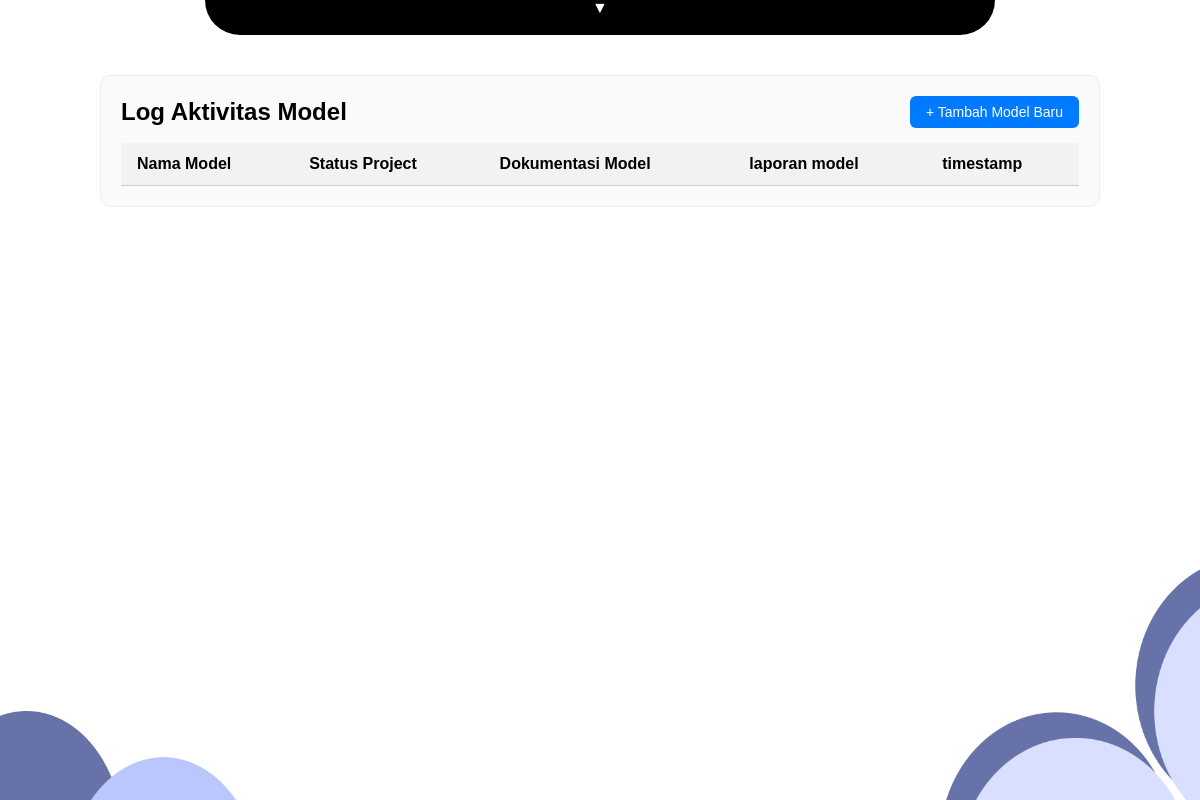
The page /logactivity/ on the database as committed earlier.
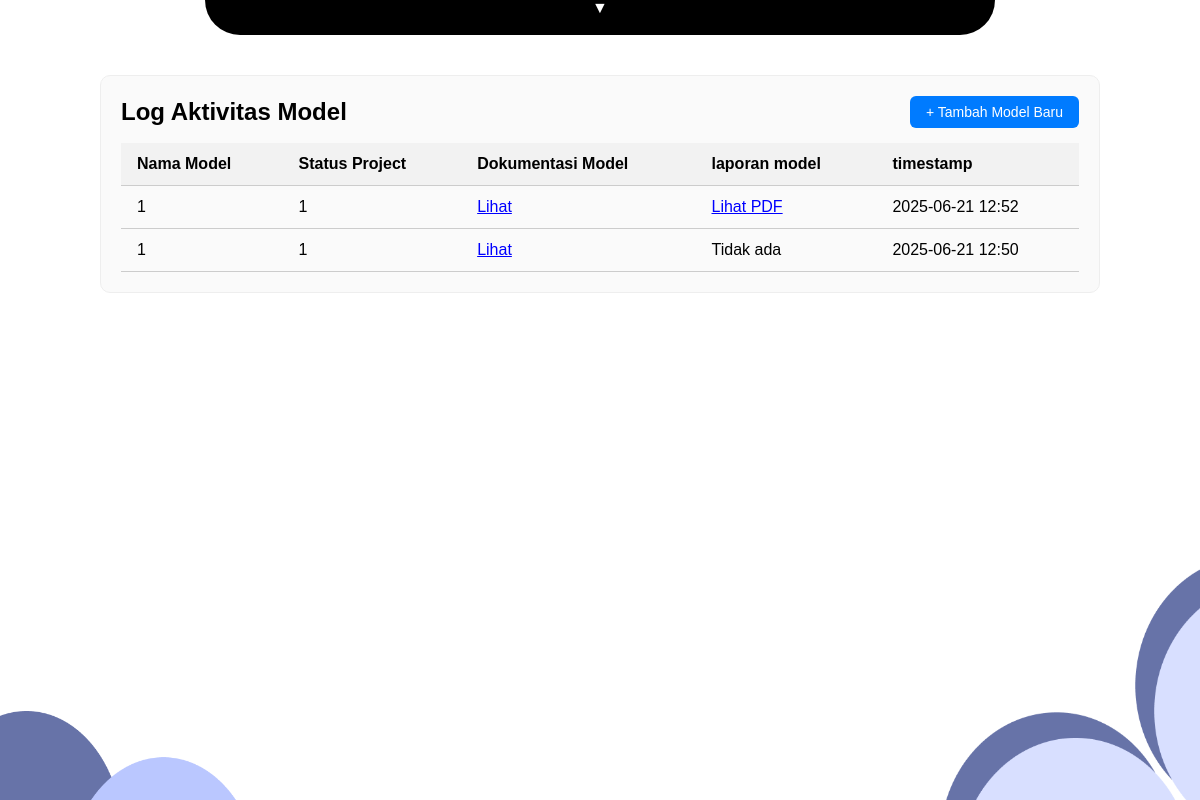
The same page on the database as committed later.
### myapp/models.py (models this page shows, shortened)
class SystemImplementation(models.Model):
    no = models.IntegerField()
    nama_model = models.CharField(max_length=100, default="default_model")
    status_project = models.CharField(max_length=50)
    dokumentasi_model = models.URLField(help_text="Link ke Google Colab")
    laporan_model = models.FileField(upload_to='laporan/', null=True, blank=True, help_text="Upload PDF laporan model")
    timestamp = models.DateTimeField(auto_now_add=True)

### myapp/views.py (the view)
# urls.py: path('logactivity/', logactivity_view, name='log'),
def logactivity_view(request):
    data = SystemImplementation.objects.all().order_by('-timestamp')
    return render(request, 'myapp/logactivity.html', {'data_list': data})

### myapp/templates/myapp/logactivity.html (shortened to what this page needs)
{% load static %}
<!DOCTYPE html>
<html lang="en">
<head>
</head>
<body>
  <img src="{% static 'myapp/dekorkiri.png' %}" class="dekorasi-kiri" alt="Dekor kiri">
  <img src="{% static 'myapp/dekorkanan.png' %}" class="dekorasi-kanan" alt="Dekor kanan">
  <header class="navbar-wrapper">
    <div class="navbar-toggle" onclick="toggleNavbar()">
      <span id="toggle-icon">▼</span>
    </div>
  </header>
  <div class="log-container">
    <div style="display: flex; justify-content: space-between; align-items: center; margin-bottom: 15px;">
      <h2>Log Aktivitas Model</h2>
      <a href="{% url 'submit_model_form' %}" style="
        background-color: #007bff;
        color: white;
        padding: 8px 16px;
        border-radius: 6px;
        text-decoration: none;
        font-size: 14px;
      ">
        + Tambah Model Baru
      </a>
    </div>
    <table>
      <thead>
        <tr>
          <th>Nama Model</th>
          <th>Status Project</th>
          <th>Dokumentasi Model</th>
          <th>laporan model</th>
          <th>timestamp</th>
        </tr>
      </thead>
      <tbody>
        {% for item in data_list %}
<tr>
  <td>{{ item.nama_model }}</td>
  <td>{{ item.status_project}}</td>
  <td>
    {% if item.dokumentasi_model %}
      <a href="{{ item.dokumentasi_model }}" target="_blank">Lihat</a>
    {% else %}
      Tidak ada
    {% endif %}
  </td>
<td>
    {% if item.laporan_model %}
      <a href="{{ item.laporan_model.url }}" target="_blank">Lihat PDF</a>
    {% else %}
      Tidak ada
    {% endif %}
  </td>
  <td>{{ item.timestamp|date:"Y-m-d H:i" }}</td>
</tr>
{% endfor %}
      </tbody>
    </table>
  </div>
</body>
</html>

Rows that differ between the two databases and show on the page:
added SystemImplementation: nama_model "1", status_project "1", timestamp "2025-06-21 12:52"
added SystemImplementation: nama_model "1", status_project "1", laporan_model "Tidak ada", timestamp "2025-06-21 12:50"
